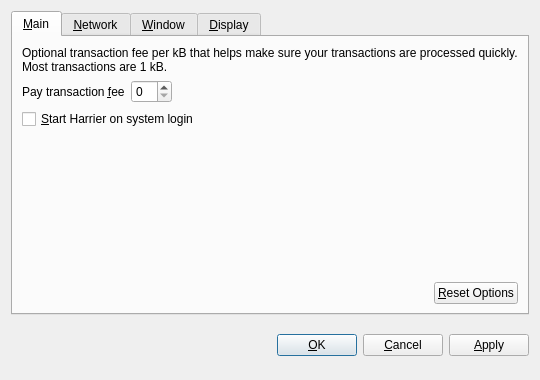
<?xml version="1.0" encoding="UTF-8"?>
<ui version="4.0">
 <class>OptionsDialog</class>
 <widget class="QDialog" name="OptionsDialog">
  <property name="geometry">
   <rect>
    <x>0</x>
    <y>0</y>
    <width>540</width>
    <height>380</height>
   </rect>
  </property>
  <property name="windowTitle">
   <string>Options</string>
  </property>
  <property name="modal">
   <bool>true</bool>
  </property>
  <layout class="QVBoxLayout" name="verticalLayout">
   <item>
    <widget class="QTabWidget" name="tabWidget">
     <property name="tabPosition">
      <enum>QTabWidget::North</enum>
     </property>
     <property name="currentIndex">
      <number>0</number>
     </property>
     <widget class="QWidget" name="tabMain">
      <attribute name="title">
       <string>&amp;Main</string>
      </attribute>
      <layout class="QVBoxLayout" name="verticalLayout_Main">
       <item>
        <widget class="QLabel" name="transactionFeeInfoLabel">
         <property name="text">
          <string>Optional transaction fee per kB that helps make sure your transactions are processed quickly. Most transactions are 1 kB.</string>
         </property>
         <property name="textFormat">
          <enum>Qt::PlainText</enum>
         </property>
         <property name="wordWrap">
          <bool>true</bool>
         </property>
        </widget>
       </item>
       <item>
        <layout class="QHBoxLayout" name="horizontalLayout_1_Main">
         <item>
          <widget class="QLabel" name="transactionFeeLabel">
           <property name="text">
            <string>Pay transaction &amp;fee</string>
           </property>
           <property name="textFormat">
            <enum>Qt::PlainText</enum>
           </property>
           <property name="buddy">
            <cstring>transactionFee</cstring>
           </property>
          </widget>
         </item>
         <item>
          <widget class="BitcoinAmountField" name="transactionFee"/>
         </item>
         <item>
          <spacer name="horizontalSpacer_1_Main">
           <property name="orientation">
            <enum>Qt::Horizontal</enum>
           </property>
           <property name="sizeHint" stdset="0">
            <size>
             <width>40</width>
             <height>20</height>
            </size>
           </property>
          </spacer>
         </item>
        </layout>
       </item>
       <item>
        <widget class="QCheckBox" name="bitcoinAtStartup">
         <property name="toolTip">
          <string>Automatically start Harrier after logging in to the system.</string>
         </property>
         <property name="text">
          <string>&amp;Start Harrier on system login</string>
         </property>
        </widget>
       </item>
       <item>
        <spacer name="verticalSpacer_Main">
         <property name="orientation">
          <enum>Qt::Vertical</enum>
         </property>
         <property name="sizeHint" stdset="0">
          <size>
           <width>20</width>
           <height>40</height>
          </size>
         </property>
        </spacer>
       </item>
       <item>
        <layout class="QHBoxLayout" name="horizontalLayout_2_Main">
         <item>
          <spacer name="horizontalSpacer_2_Main">
           <property name="orientation">
            <enum>Qt::Horizontal</enum>
           </property>
           <property name="sizeHint" stdset="0">
            <size>
             <width>40</width>
             <height>20</height>
            </size>
           </property>
          </spacer>
         </item>
         <item>
          <widget class="QPushButton" name="resetButton">
           <property name="toolTip">
            <string>Reset all client options to default.</string>
           </property>
           <property name="text">
            <string>&amp;Reset Options</string>
           </property>
           <property name="autoDefault">
            <bool>false</bool>
           </property>
          </widget>
         </item>
        </layout>
       </item>
      </layout>
     </widget>
     <widget class="QWidget" name="tabNetwork">
      <attribute name="title">
       <string>&amp;Network</string>
      </attribute>
      <layout class="QVBoxLayout" name="verticalLayout_Network">
       <item>
        <widget class="QCheckBox" name="mapPortUpnp">
         <property name="toolTip">
          <string>Automatically open the Harrier client port on the router. This only works when your router supports UPnP and it is enabled.</string>
         </property>
         <property name="text">
          <string>Map port using &amp;UPnP</string>
         </property>
        </widget>
       </item>
       <item>
        <widget class="QCheckBox" name="connectSocks">
         <property name="toolTip">
          <string>Connect to the Harrier network through a SOCKS proxy (e.g. when connecting through Tor).</string>
         </property>
         <property name="text">
          <string>&amp;Connect through SOCKS proxy:</string>
         </property>
        </widget>
       </item>
       <item>
        <layout class="QHBoxLayout" name="horizontalLayout_Network">
         <item>
          <widget class="QLabel" name="proxyIpLabel">
           <property name="text">
            <string>Proxy &amp;IP:</string>
           </property>
           <property name="textFormat">
            <enum>Qt::PlainText</enum>
           </property>
           <property name="buddy">
            <cstring>proxyIp</cstring>
           </property>
          </widget>
         </item>
         <item>
          <widget class="QValidatedLineEdit" name="proxyIp">
           <property name="maximumSize">
            <size>
             <width>140</width>
             <height>16777215</height>
            </size>
           </property>
           <property name="toolTip">
            <string>IP address of the proxy (e.g. 127.0.0.1)</string>
           </property>
          </widget>
         </item>
         <item>
          <widget class="QLabel" name="proxyPortLabel">
           <property name="text">
            <string>&amp;Port:</string>
           </property>
           <property name="textFormat">
            <enum>Qt::PlainText</enum>
           </property>
           <property name="buddy">
            <cstring>proxyPort</cstring>
           </property>
          </widget>
         </item>
         <item>
          <widget class="QLineEdit" name="proxyPort">
           <property name="maximumSize">
            <size>
             <width>55</width>
             <height>16777215</height>
            </size>
           </property>
           <property name="toolTip">
            <string>Port of the proxy (e.g. 9050)</string>
           </property>
          </widget>
         </item>
         <item>
          <widget class="QLabel" name="socksVersionLabel">
           <property name="text">
            <string>SOCKS &amp;Version:</string>
           </property>
           <property name="textFormat">
            <enum>Qt::PlainText</enum>
           </property>
           <property name="buddy">
            <cstring>socksVersion</cstring>
           </property>
          </widget>
         </item>
         <item>
          <widget class="QValueComboBox" name="socksVersion">
           <property name="toolTip">
            <string>SOCKS version of the proxy (e.g. 5)</string>
           </property>
          </widget>
         </item>
         <item>
          <spacer name="horizontalSpacer_Network">
           <property name="orientation">
            <enum>Qt::Horizontal</enum>
           </property>
           <property name="sizeHint" stdset="0">
            <size>
             <width>40</width>
             <height>20</height>
            </size>
           </property>
          </spacer>
         </item>
        </layout>
       </item>
       <item>
        <spacer name="verticalSpacer_Network">
         <property name="orientation">
          <enum>Qt::Vertical</enum>
         </property>
         <property name="sizeHint" stdset="0">
          <size>
           <width>20</width>
           <height>40</height>
          </size>
         </property>
        </spacer>
       </item>
      </layout>
     </widget>
     <widget class="QWidget" name="tabWindow">
      <attribute name="title">
       <string>&amp;Window</string>
      </attribute>
      <layout class="QVBoxLayout" name="verticalLayout_Window">
       <item>
        <widget class="QCheckBox" name="minimizeToTray">
         <property name="toolTip">
          <string>Show only a tray icon after minimizing the window.</string>
         </property>
         <property name="text">
          <string>&amp;Minimize to the tray instead of the taskbar</string>
         </property>
        </widget>
       </item>
       <item>
        <widget class="QCheckBox" name="minimizeOnClose">
         <property name="toolTip">
          <string>Minimize instead of exit the application when the window is closed. When this option is enabled, the application will be closed only after selecting Quit in the menu.</string>
         </property>
         <property name="text">
          <string>M&amp;inimize on close</string>
         </property>
        </widget>
       </item>
       <item>
        <spacer name="verticalSpacer_Window">
         <property name="orientation">
          <enum>Qt::Vertical</enum>
         </property>
         <property name="sizeHint" stdset="0">
          <size>
           <width>20</width>
           <height>40</height>
          </size>
         </property>
        </spacer>
       </item>
      </layout>
     </widget>
     <widget class="QWidget" name="tabDisplay">
      <attribute name="title">
       <string>&amp;Display</string>
      </attribute>
      <layout class="QVBoxLayout" name="verticalLayout_Display">
       <item>
        <layout class="QHBoxLayout" name="horizontalLayout_1_Display">
         <item>
          <widget class="QLabel" name="langLabel">
           <property name="text">
            <string>User Interface &amp;language:</string>
           </property>
           <property name="textFormat">
            <enum>Qt::PlainText</enum>
           </property>
           <property name="buddy">
            <cstring>lang</cstring>
           </property>
          </widget>
         </item>
         <item>
          <widget class="QValueComboBox" name="lang">
           <property name="toolTip">
            <string>The user interface language can be set here. This setting will take effect after restarting Harrier.</string>
           </property>
          </widget>
         </item>
        </layout>
       </item>
       <item>
        <layout class="QHBoxLayout" name="horizontalLayout_2_Display">
         <item>
          <widget class="QLabel" name="unitLabel">
           <property name="text">
            <string>&amp;Unit to show amounts in:</string>
           </property>
           <property name="textFormat">
            <enum>Qt::PlainText</enum>
           </property>
           <property name="buddy">
            <cstring>unit</cstring>
           </property>
          </widget>
         </item>
         <item>
          <widget class="QValueComboBox" name="unit">
           <property name="toolTip">
            <string>Choose the default subdivision unit to show in the interface and when sending coins.</string>
           </property>
          </widget>
         </item>
        </layout>
       </item>
       <item>
        <widget class="QCheckBox" name="displayAddresses">
         <property name="toolTip">
          <string>Whether to show Harrier addresses in the transaction list or not.</string>
         </property>
         <property name="text">
          <string>&amp;Display addresses in transaction list</string>
         </property>
        </widget>
       </item>
       <item>
        <spacer name="verticalSpacer_Display">
         <property name="orientation">
          <enum>Qt::Vertical</enum>
         </property>
         <property name="sizeHint" stdset="0">
          <size>
           <width>20</width>
           <height>40</height>
          </size>
         </property>
        </spacer>
       </item>
      </layout>
     </widget>
    </widget>
   </item>
   <item>
    <layout class="QHBoxLayout" name="horizontalLayout_Buttons">
     <item>
      <spacer name="horizontalSpacer_1">
       <property name="orientation">
        <enum>Qt::Horizontal</enum>
       </property>
       <property name="sizeHint" stdset="0">
        <size>
         <width>40</width>
         <height>48</height>
        </size>
       </property>
      </spacer>
     </item>
     <item>
      <widget class="QLabel" name="statusLabel">
       <property name="font">
        <font>
         <weight>75</weight>
         <bold>true</bold>
        </font>
       </property>
       <property name="text">
        <string/>
       </property>
       <property name="textFormat">
        <enum>Qt::PlainText</enum>
       </property>
       <property name="wordWrap">
        <bool>true</bool>
       </property>
      </widget>
     </item>
     <item>
      <spacer name="horizontalSpacer_2">
       <property name="orientation">
        <enum>Qt::Horizontal</enum>
       </property>
       <property name="sizeHint" stdset="0">
        <size>
         <width>40</width>
         <height>48</height>
        </size>
       </property>
      </spacer>
     </item>
     <item>
      <widget class="QPushButton" name="okButton">
       <property name="text">
        <string>&amp;OK</string>
       </property>
      </widget>
     </item>
     <item>
      <widget class="QPushButton" name="cancelButton">
       <property name="text">
        <string>&amp;Cancel</string>
       </property>
       <property name="autoDefault">
        <bool>false</bool>
       </property>
      </widget>
     </item>
     <item>
      <widget class="QPushButton" name="applyButton">
       <property name="text">
        <string>&amp;Apply</string>
       </property>
       <property name="autoDefault">
        <bool>false</bool>
       </property>
      </widget>
     </item>
    </layout>
   </item>
  </layout>
 </widget>
 <customwidgets>
  <customwidget>
   <class>BitcoinAmountField</class>
   <extends>QSpinBox</extends>
   <header>bitcoinamountfield.h</header>
  </customwidget>
  <customwidget>
   <class>QValueComboBox</class>
   <extends>QComboBox</extends>
   <header>qvaluecombobox.h</header>
  </customwidget>
  <customwidget>
   <class>QValidatedLineEdit</class>
   <extends>QLineEdit</extends>
   <header>qvalidatedlineedit.h</header>
  </customwidget>
 </customwidgets>
 <resources/>
 <connections/>
</ui>
